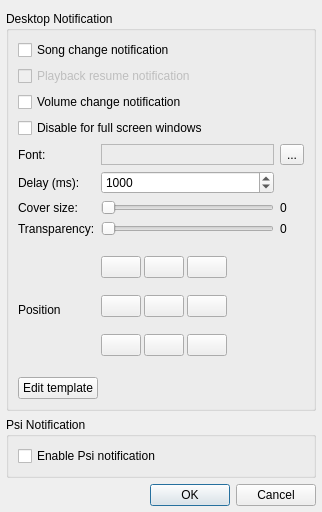
<?xml version="1.0" encoding="UTF-8"?>
<ui version="4.0">
 <class>SettingsDialog</class>
 <widget class="QDialog" name="SettingsDialog">
  <property name="geometry">
   <rect>
    <x>0</x>
    <y>0</y>
    <width>322</width>
    <height>512</height>
   </rect>
  </property>
  <property name="windowTitle">
   <string>Notifier Plugin Settings</string>
  </property>
  <layout class="QVBoxLayout" name="verticalLayout_2">
   <property name="leftMargin">
    <number>6</number>
   </property>
   <property name="rightMargin">
    <number>6</number>
   </property>
   <property name="bottomMargin">
    <number>6</number>
   </property>
   <item>
    <widget class="QGroupBox" name="groupBox">
     <property name="sizePolicy">
      <sizepolicy hsizetype="Expanding" vsizetype="Expanding">
       <horstretch>0</horstretch>
       <verstretch>0</verstretch>
      </sizepolicy>
     </property>
     <property name="title">
      <string>Desktop Notification</string>
     </property>
     <layout class="QGridLayout" name="gridLayout_2">
      <item row="7" column="1">
       <widget class="QSlider" name="transparencySlider">
        <property name="maximum">
         <number>90</number>
        </property>
        <property name="orientation">
         <enum>Qt::Horizontal</enum>
        </property>
       </widget>
      </item>
      <item row="4" column="0">
       <widget class="QLabel" name="label_2">
        <property name="text">
         <string>Font:</string>
        </property>
       </widget>
      </item>
      <item row="4" column="1">
       <widget class="QLabel" name="fontLabel">
        <property name="frameShape">
         <enum>QFrame::StyledPanel</enum>
        </property>
        <property name="frameShadow">
         <enum>QFrame::Sunken</enum>
        </property>
        <property name="text">
         <string/>
        </property>
       </widget>
      </item>
      <item row="4" column="2">
       <widget class="QToolButton" name="fontButton">
        <property name="text">
         <string>...</string>
        </property>
       </widget>
      </item>
      <item row="6" column="2">
       <widget class="QLabel" name="coverSizeLabel">
        <property name="text">
         <string>0</string>
        </property>
       </widget>
      </item>
      <item row="7" column="0">
       <widget class="QLabel" name="label_4">
        <property name="text">
         <string>Transparency:</string>
        </property>
       </widget>
      </item>
      <item row="8" column="1" rowspan="3" colspan="2">
       <layout class="QGridLayout" name="gridLayout">
        <property name="spacing">
         <number>3</number>
        </property>
        <item row="0" column="0">
         <widget class="QPushButton" name="topLeftButton">
          <property name="text">
           <string/>
          </property>
          <property name="checkable">
           <bool>true</bool>
          </property>
          <property name="autoExclusive">
           <bool>true</bool>
          </property>
         </widget>
        </item>
        <item row="0" column="1">
         <widget class="QPushButton" name="topButton">
          <property name="text">
           <string/>
          </property>
          <property name="checkable">
           <bool>true</bool>
          </property>
          <property name="autoExclusive">
           <bool>true</bool>
          </property>
         </widget>
        </item>
        <item row="0" column="2">
         <widget class="QPushButton" name="topRightButton">
          <property name="text">
           <string/>
          </property>
          <property name="checkable">
           <bool>true</bool>
          </property>
          <property name="autoExclusive">
           <bool>true</bool>
          </property>
         </widget>
        </item>
        <item row="1" column="0">
         <widget class="QPushButton" name="leftButton">
          <property name="text">
           <string/>
          </property>
          <property name="checkable">
           <bool>true</bool>
          </property>
          <property name="autoExclusive">
           <bool>true</bool>
          </property>
         </widget>
        </item>
        <item row="1" column="1">
         <widget class="QPushButton" name="centerButton">
          <property name="text">
           <string/>
          </property>
          <property name="checkable">
           <bool>true</bool>
          </property>
          <property name="autoExclusive">
           <bool>true</bool>
          </property>
         </widget>
        </item>
        <item row="1" column="2">
         <widget class="QPushButton" name="rightButton">
          <property name="text">
           <string/>
          </property>
          <property name="checkable">
           <bool>true</bool>
          </property>
          <property name="autoExclusive">
           <bool>true</bool>
          </property>
         </widget>
        </item>
        <item row="2" column="0">
         <widget class="QPushButton" name="bottomLeftButton">
          <property name="text">
           <string/>
          </property>
          <property name="checkable">
           <bool>true</bool>
          </property>
          <property name="autoExclusive">
           <bool>true</bool>
          </property>
         </widget>
        </item>
        <item row="2" column="1">
         <widget class="QPushButton" name="bottomButton">
          <property name="text">
           <string/>
          </property>
          <property name="checkable">
           <bool>true</bool>
          </property>
          <property name="autoExclusive">
           <bool>true</bool>
          </property>
         </widget>
        </item>
        <item row="2" column="2">
         <widget class="QPushButton" name="bottomRightButton">
          <property name="text">
           <string/>
          </property>
          <property name="checkable">
           <bool>true</bool>
          </property>
          <property name="autoExclusive">
           <bool>true</bool>
          </property>
         </widget>
        </item>
        <item row="1" column="3">
         <spacer name="horizontalSpacer">
          <property name="orientation">
           <enum>Qt::Horizontal</enum>
          </property>
          <property name="sizeHint" stdset="0">
           <size>
            <width>40</width>
            <height>20</height>
           </size>
          </property>
         </spacer>
        </item>
       </layout>
      </item>
      <item row="9" column="0">
       <widget class="QLabel" name="label">
        <property name="text">
         <string>Position</string>
        </property>
       </widget>
      </item>
      <item row="10" column="0">
       <spacer name="verticalSpacer">
        <property name="orientation">
         <enum>Qt::Vertical</enum>
        </property>
        <property name="sizeHint" stdset="0">
         <size>
          <width>20</width>
          <height>30</height>
         </size>
        </property>
       </spacer>
      </item>
      <item row="11" column="0" colspan="3">
       <layout class="QHBoxLayout" name="horizontalLayout_2">
        <item>
         <widget class="QPushButton" name="templateButton">
          <property name="text">
           <string>Edit template</string>
          </property>
         </widget>
        </item>
        <item>
         <spacer name="horizontalSpacer_3">
          <property name="orientation">
           <enum>Qt::Horizontal</enum>
          </property>
          <property name="sizeHint" stdset="0">
           <size>
            <width>40</width>
            <height>20</height>
           </size>
          </property>
         </spacer>
        </item>
       </layout>
      </item>
      <item row="7" column="2">
       <widget class="QLabel" name="transparencyLabel">
        <property name="minimumSize">
         <size>
          <width>18</width>
          <height>0</height>
         </size>
        </property>
        <property name="text">
         <string>0</string>
        </property>
       </widget>
      </item>
      <item row="8" column="0">
       <spacer name="verticalSpacer_2">
        <property name="orientation">
         <enum>Qt::Vertical</enum>
        </property>
        <property name="sizeHint" stdset="0">
         <size>
          <width>20</width>
          <height>32</height>
         </size>
        </property>
       </spacer>
      </item>
      <item row="6" column="0">
       <widget class="QLabel" name="label_5">
        <property name="text">
         <string>Cover size:</string>
        </property>
       </widget>
      </item>
      <item row="6" column="1">
       <widget class="QSlider" name="coverSizeSlider">
        <property name="minimum">
         <number>32</number>
        </property>
        <property name="maximum">
         <number>128</number>
        </property>
        <property name="singleStep">
         <number>1</number>
        </property>
        <property name="pageStep">
         <number>16</number>
        </property>
        <property name="orientation">
         <enum>Qt::Horizontal</enum>
        </property>
       </widget>
      </item>
      <item row="2" column="0" colspan="3">
       <widget class="QCheckBox" name="volumeCheckBox">
        <property name="text">
         <string>Volume change notification</string>
        </property>
       </widget>
      </item>
      <item row="5" column="0">
       <widget class="QLabel" name="label_3">
        <property name="text">
         <string>Delay (ms):</string>
        </property>
        <property name="alignment">
         <set>Qt::AlignLeading|Qt::AlignLeft|Qt::AlignVCenter</set>
        </property>
       </widget>
      </item>
      <item row="5" column="1">
       <widget class="QSpinBox" name="messageDelaySpinBox">
        <property name="minimum">
         <number>100</number>
        </property>
        <property name="maximum">
         <number>10000</number>
        </property>
        <property name="singleStep">
         <number>100</number>
        </property>
        <property name="value">
         <number>1000</number>
        </property>
       </widget>
      </item>
      <item row="1" column="0" colspan="3">
       <widget class="QCheckBox" name="resumeCheckBox">
        <property name="enabled">
         <bool>false</bool>
        </property>
        <property name="text">
         <string>Playback resume notification</string>
        </property>
       </widget>
      </item>
      <item row="0" column="0" colspan="3">
       <widget class="QCheckBox" name="songCheckBox">
        <property name="text">
         <string>Song change notification</string>
        </property>
       </widget>
      </item>
      <item row="3" column="0" colspan="3">
       <widget class="QCheckBox" name="disableForFScheckBox">
        <property name="toolTip">
         <string>Disable notifications when another application is in the Full Screen Mode</string>
        </property>
        <property name="text">
         <string>Disable for full screen windows</string>
        </property>
       </widget>
      </item>
     </layout>
    </widget>
   </item>
   <item>
    <widget class="QGroupBox" name="groupBox_2">
     <property name="title">
      <string>Psi Notification</string>
     </property>
     <layout class="QVBoxLayout" name="verticalLayout">
      <item>
       <widget class="QCheckBox" name="psiCheckBox">
        <property name="sizePolicy">
         <sizepolicy hsizetype="Preferred" vsizetype="Fixed">
          <horstretch>0</horstretch>
          <verstretch>0</verstretch>
         </sizepolicy>
        </property>
        <property name="text">
         <string>Enable Psi notification</string>
        </property>
       </widget>
      </item>
     </layout>
    </widget>
   </item>
   <item>
    <widget class="QDialogButtonBox" name="buttonBox">
     <property name="sizePolicy">
      <sizepolicy hsizetype="Expanding" vsizetype="Fixed">
       <horstretch>0</horstretch>
       <verstretch>0</verstretch>
      </sizepolicy>
     </property>
     <property name="standardButtons">
      <set>QDialogButtonBox::Cancel|QDialogButtonBox::Ok</set>
     </property>
    </widget>
   </item>
  </layout>
 </widget>
 <resources/>
 <connections>
  <connection>
   <sender>buttonBox</sender>
   <signal>accepted()</signal>
   <receiver>SettingsDialog</receiver>
   <slot>accept()</slot>
   <hints>
    <hint type="sourcelabel">
     <x>302</x>
     <y>452</y>
    </hint>
    <hint type="destinationlabel">
     <x>62</x>
     <y>314</y>
    </hint>
   </hints>
  </connection>
  <connection>
   <sender>buttonBox</sender>
   <signal>rejected()</signal>
   <receiver>SettingsDialog</receiver>
   <slot>reject()</slot>
   <hints>
    <hint type="sourcelabel">
     <x>302</x>
     <y>452</y>
    </hint>
    <hint type="destinationlabel">
     <x>95</x>
     <y>299</y>
    </hint>
   </hints>
  </connection>
  <connection>
   <sender>songCheckBox</sender>
   <signal>toggled(bool)</signal>
   <receiver>resumeCheckBox</receiver>
   <slot>setEnabled(bool)</slot>
   <hints>
    <hint type="sourcelabel">
     <x>73</x>
     <y>45</y>
    </hint>
    <hint type="destinationlabel">
     <x>74</x>
     <y>69</y>
    </hint>
   </hints>
  </connection>
 </connections>
</ui>
